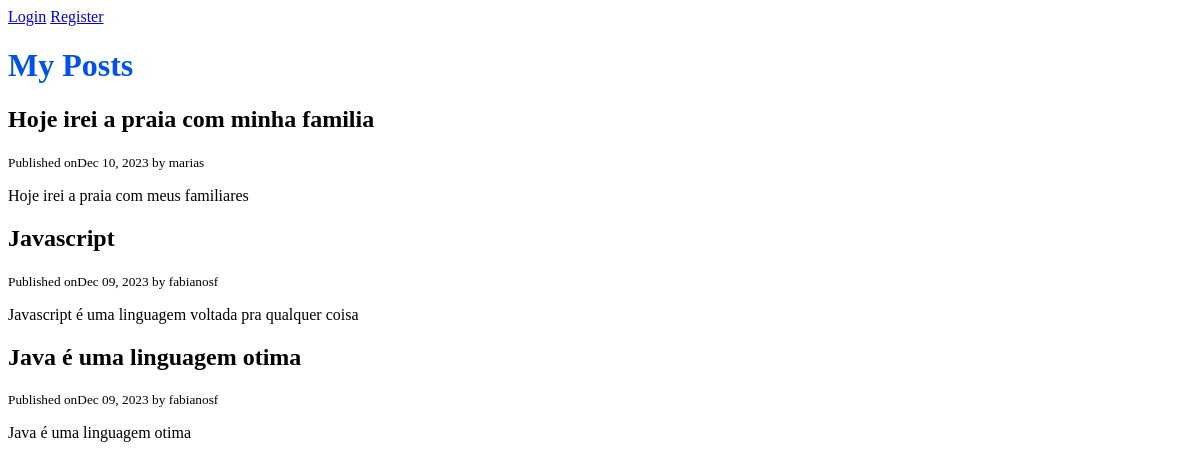
The page / on the database its author committed.
### blog/models.py (models this page shows, shortened)
class Post(models.Model):
    title = models.CharField(max_length=120)
    content = models.TextField()
    published_at = models.DateTimeField(default=timezone.now)
    author = models.ForeignKey(User, on_delete=models.CASCADE)
    class Meta:
        ordering = ['-published_at']

### blog/views.py (the view)
# urls.py: path('', views.home, name='posts'),
def home(request):
    posts = Post.objects.all()
    context = {'posts': posts}
    return render(request, 'blog/home.html', context)

### blog/templates/blog/home.html (shortened to what this page needs)
{% extends 'base.html' %}
{% block content %}
<h1>My Posts</h1>
{% for post in posts %}
        <h2>{{ post.title }}</h2>
        <small> Published on{{ post.published_at | date:"M d, Y" }} by {{ post.author }}</small>
        <p>{{ post.content }}</p>
{% endfor %}
{% endblock content%}

### templates/base.html (shortened to what this page needs)
{% load static %}
<!DOCTYPE html>
<html lang="en">
<head>
    <link rel="stylesheet" href="{% static 'css/style.css' %}"/>
</head>
<body>
    <header>
        {% if request.user.is_authenticated %}
        <a href="{% url 'posts' %}">My Posts</a>
        <a href="{% url 'post-create' %}">New Post</a>
            <span> Hi {{ request.user.username | title }}</span>
            <a href="{% url 'logout' %}">Logout</a>
        {% else %}
            <a href="{% url 'login' %}">Login</a>
            <a href="{% url 'register' %}">Register</a>
        {% endif %}
    </header>
    <main>
    {% block content %}
    {% endblock content %}
    </main>
</body>
</html>

### static/css/style.css (style rules this page uses)
h1 { color:#0052EA }

### rows shown on the page
Post: title "Hoje irei a praia com minha familia", published_at "Dec 10, 2023", author "marias", content "Hoje irei a praia com meus familiares"
Post: title "Javascript", published_at "Dec 09, 2023", author "fabianosf", content "Javascript é uma linguagem voltada pra qualquer coisa"
Post: title "Java é uma linguagem otima", published_at "Dec 09, 2023", author "fabianosf", content "Java é uma linguagem otima"
